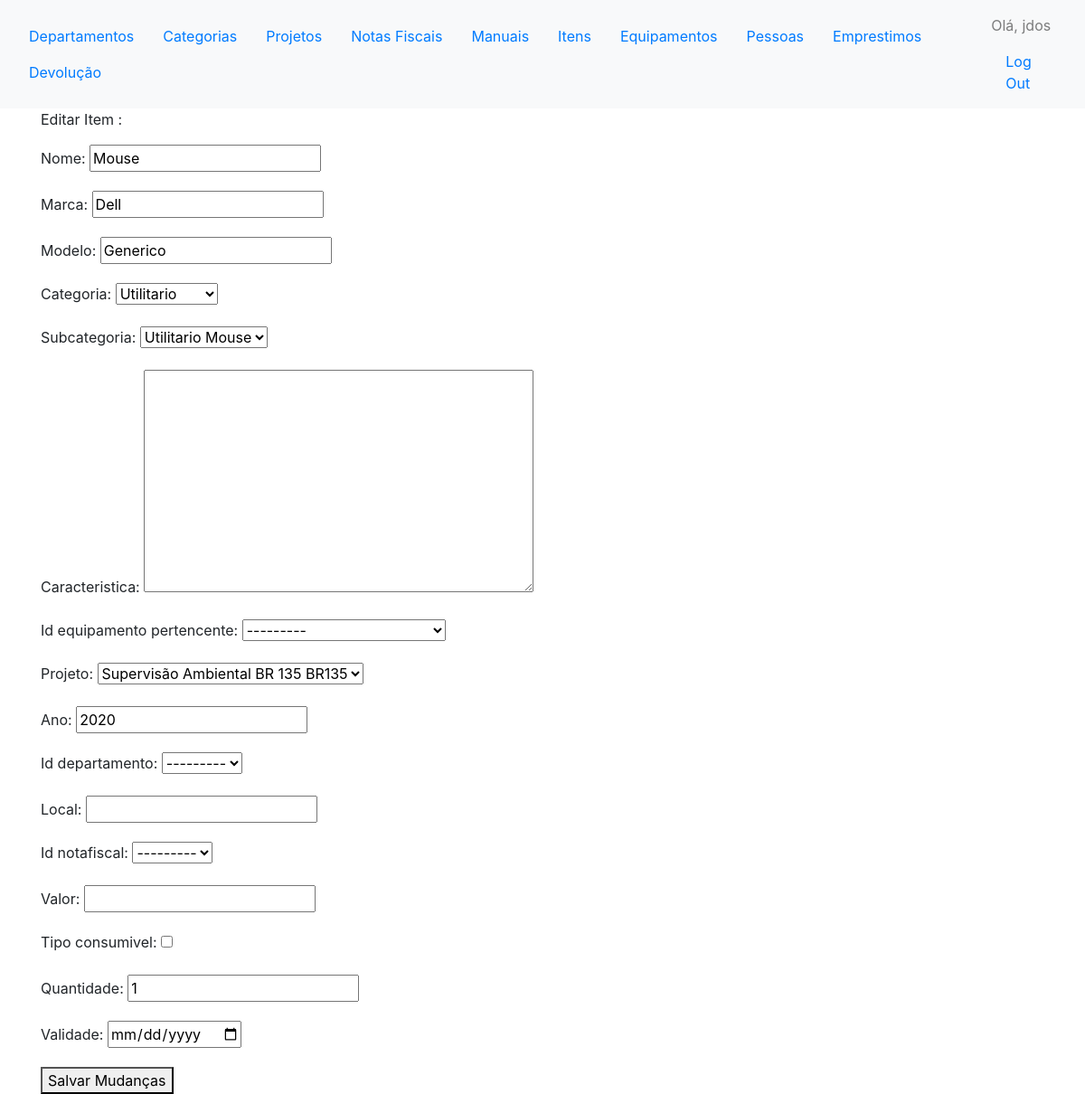
Page /controle/editar_item/1/ (signed in) on the committed database.
### controles/models.py (models this page shows)
class Item(models.Model):
    id_item = models.AutoField(primary_key=True)
    nome = models.CharField(max_length=50)
    caracteristica = models.TextField(max_length=200, blank=True, null=True)
    marca = models.CharField(max_length=30) #nova identidade
    modelo = models.CharField(max_length=30) #nova identidade
    categoria = models.ForeignKey(Categoria, on_delete=models.PROTECT)
    subcategoria = models.ForeignKey(Subcategoria, on_delete=models.PROTECT, blank=True, null=True)
    projeto = models.ForeignKey('comuns.Projeto', on_delete=models.PROTECT)
    valor = models.DecimalField(max_digits=8, decimal_places=2, blank=True, null = True)
    local = models.CharField(max_length=50, null = True, blank=True) #nova identidade
    id_departamento = models.ForeignKey('comuns.Departamento', on_delete=models.PROTECT, blank=True, null = True)
    id_notafiscal = models.ForeignKey(NotaFiscal, on_delete=models.PROTECT, blank=True, null = True)
    status_disponivel = models.BooleanField(default=True)
    status_manutencao = models.BooleanField(default=False)
    status_emprestado = models.BooleanField(default=False)
    tipo_consumivel = models.BooleanField(default=False)
    quantidade = models.IntegerField(validators=[MinValueValidator(0), MaxValueValidator(999999)], default = 1)
    validade = models.DateField(null= True, blank=True)
    id_equipamento_pertencente = models.ForeignKey('self', null=True, blank=True ,related_name='item', on_delete=models.CASCADE)
    ano = models.PositiveIntegerField(
        default=current_year(), validators=[MinValueValidator(2009), max_value_current_year])
    def __str__(self):
        if(self.tipo_consumivel):
            return self.nome + ' ' + self.categoria.nome  + ' ' + str(self.marca)+' '+str(self.modelo) +' '+ str(self.quantidade)+' '+ str(self.validade) +' '+ self.projeto.acronimo
        else:
            return self.nome + ' ' + self.categoria.nome  + ' ' + str(self.marca)+' '+str(self.modelo) +' '+ self.projeto.acronimo
    class Meta:
        verbose_name_plural = 'Itens'

class Categoria(models.Model):
    nome = models.CharField(max_length=40)
    abreviacao = models.CharField(max_length=4)
    def __str__(self):
        return self.nome

class Subcategoria(models.Model):
    nome = models.CharField(max_length=40)
    categoria = models.ForeignKey(Categoria, null=True, blank=True, on_delete=models.CASCADE)
    def __str__(self):
        return self.categoria.nome + " " + self.nome

### comuns/models.py (models this page shows)
class Projeto(models.Model):
    nome = models.CharField(max_length=30)
    acronimo = models.CharField(max_length=5)
    def __str__(self):
        return self.nome + ' ' + self.acronimo

### controles/views.py (the view)
# urls.py: url(r'^editar_item/(?P<item_id>\d+)/$', views.editar_item, name='editar_item'),
@login_required
def editar_item(request, item_id):
	item = Item.objects.get(id_item=item_id)
	print(item)
	if request.method !='POST':
		form = ItemForm(instance=item)
	else:
		form = ItemForm(instance=item, data=request.POST)
		if form.is_valid():
			form.save()
			return HttpResponseRedirect(reverse('controles:itens'))
	context = {'item': item, 'form': form}
	return render (request, 'controles/editar_item.html', context)

### controles/forms.py
class ItemForm(forms.ModelForm):
	def __init__(self, *args, **kwargs):
		super(ItemForm, self).__init__(*args, **kwargs)
		self.fields['id_equipamento_pertencente'].queryset = Item.objects.filter(id_item__in=getListEquipamento())
	class Meta:
		model = Item
		fields = [
					'nome',
					'marca','modelo',
					'categoria',
					'subcategoria',
					'caracteristica',
					'id_equipamento_pertencente',
					'projeto',
					'ano',
					'id_departamento',
					'local',
					'id_notafiscal',
					'valor',
					'tipo_consumivel',
					 'quantidade',
					 'validade'
				]
		widgets = {
            'validade': DateInput(),
         }
	id_equipamento_pertencente = EquipamentoModelChoiceField(required=False, widget=forms.Select, queryset = Item.objects.none())

### controles/forms.py (called while the page is built)
def getListEquipamento():
	equipamentos = Equipamento.objects.all()
	equipamento_list = []
	for equipamento in equipamentos:
		equipamento_list.append(equipamento.id_item.id_item)
	return equipamento_list

    def label_from_instance(self, obj):
    	eq = Equipamento.objects.get(id_item=obj.id_item)
    	return eq.patrimonio_itti + ' ' + obj.nome

### controles/templates/controles/editar_item.html (shortened to what this page needs)
{% extends "controles/base.html" %}
{% block content %}
<p> Editar Item :</p>
<form action="{% url 'controles:editar_item' item.id_item %}" method='post'>
	{{ form.as_p }}
	<button name="submit">Salvar Mudanças</button>
</form>
{% endblock content %}

### controles/templates/controles/base.html (shortened to what this page needs)
{% load bootstrap4 %}
{% load static %}
<!DOCTYPE html>
<html lang="pt-br">
	<head>
		<link rel="stylesheet" type="text/css" href="/media/css/style.css">
		{% bootstrap_css %}
	</head>
	<body>
	<nav class="navbar navbar-expand-lg navbar-light bg-light">
 			<ul class="nav">
				<li class="nav-item">
					<a class="nav-link" href = "{% url 'comuns:departamentos' %}"> Departamentos </a>
				</li>
				<li class="nav-item">
					<a class="nav-link" href = "{% url 'controles:categorias' %}"> Categorias </a>
				</li>
				<li class="nav-item">
					<a class="nav-link" href = "{% url 'comuns:projetos' %}"> Projetos </ao>
				</a>
				<li class="nav-item">
					<a class="nav-link" href = "{% url 'controles:notasfiscais' %}"> Notas Fiscais </a>
				</li>
				<li class="nav-item">
					<a class="nav-link" href = "{% url 'controles:manuais' %}"> Manuais </a>
				</li>
				<li class="nav-item">
					<a class="nav-link" href = "{% url 'controles:itens' %}"> Itens </a>
				</li>
				<li class="nav-item">
					<a class="nav-link" href = "{% url 'controles:equipamentos' %}"> Equipamentos </a>
				</li>
				<li class="nav-item">
					<a class="nav-link" href = "{% url 'comuns:pessoas' %}"> Pessoas </a>
				</li>
				<li class="nav-item">
					<a class="nav-link" href = "{% url 'controles:emprestimos' %}"> Emprestimos </a>
				</li>
				<li class="nav-item">
					<a class="nav-link" href = "{% url 'controles:devolucoes' %}"> Devolução </a>
				</li>
			</ul>
			<ul class="nav justify-content-end">
				<li class="nav-item">
				{% if user.is_authenticated %}
				    <span class="navbar-text">
     				 Olá, {{ user.username }}
    				</span>
					<a class="nav-link" href="{% url 'users:logout' %}">Log Out</a>
				{% else %}
					<a class="nav-link" href="{% url 'users:login' %}">Log In</a>
				{% endif %}
				</li>
			</ul>
	</nav>
		<div class="container">
			<div>
				{% block content %}{% endblock content %}
			</div>
		</div>
	</body>
</html>

### rows in the picture
Item: nome "Mouse", marca "Dell", modelo "Generico", subcategoria "Utilitario Mouse", id_equipamento_pertencente "---------", projeto "Supervisão Ambiental BR 135 BR135", ano "2020", id_departamento "---------", id_notafiscal "---------", quantidade "1"
Subcategoria: categoria "Utilitario"

### other values in the picture
{{ user.username }} "jdos"
